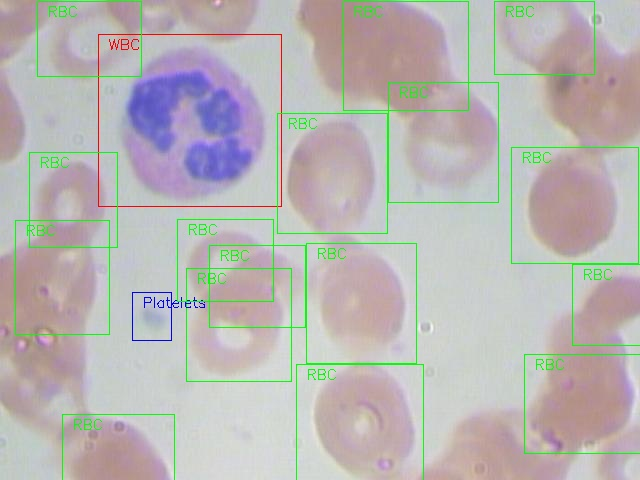
#> input picture data/example.jpg, 640 x 480 px
$ python method3_hsv.py ../data/example.jpg
#> lines starting #> are read from the running program, lines starting #| are printed output that depends on the picture; after the words box and inside, x2 and y2 are one past the last pixel; in counts of white or black regions, pixels touching at a corner belong together
#> in run, img_bgr is the input picture: shape (480, 640, 3); mean B, G, R 180.5, 182.2, 185.2
import cv2
import numpy as np
import os

def segment_rbc(img_bgr):

    img_hsv = cv2.cvtColor(img_bgr, cv2.COLOR_BGR2HSV)
#> img_hsv: shape (480, 640, 3); mean H, S, V 86.2, 31.4, 196.5

    lower1 = np.array([0, 50, 50], dtype=np.uint8)
    upper1 = np.array([10, 255, 255], dtype=np.uint8)
    lower2 = np.array([160, 50, 50], dtype=np.uint8)
    upper2 = np.array([180, 255, 255], dtype=np.uint8)

    mask1 = cv2.inRange(img_hsv, lower1, upper1)
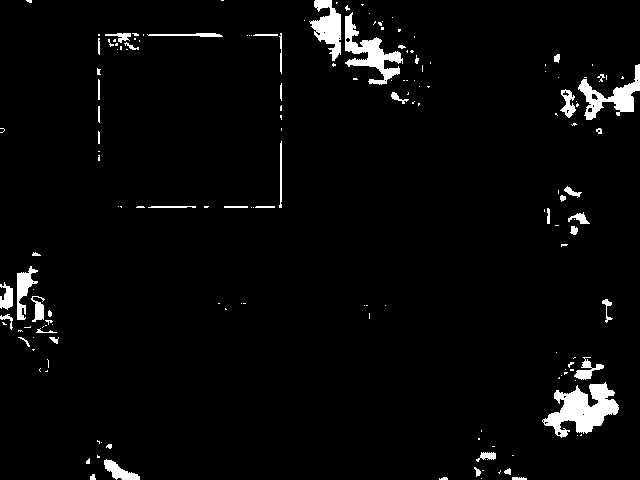
#> mask1: shape (480, 640); 3.3% white; 164 white regions (114 under 20 px), largest, box (x1, y1, x2, y2) and area: (542, 382, 619, 438) 2175, (345, 12, 403, 85) 1430, (578, 64, 640, 120) 1190
    mask2 = cv2.inRange(img_hsv, lower2, upper2)
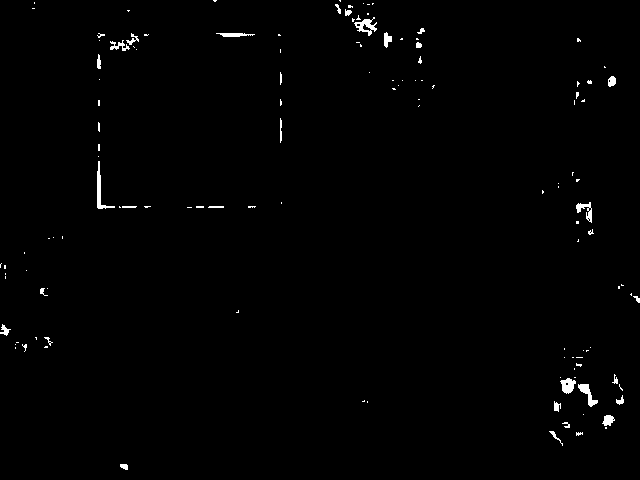
#> mask2: shape (480, 640); 0.84% white; 128 white regions (98 under 20 px), largest, box (x1, y1, x2, y2) and area: (97, 161, 115, 209) 203, (354, 17, 377, 36) 185, (578, 384, 598, 407) 171
    mask = cv2.bitwise_or(mask1, mask2)
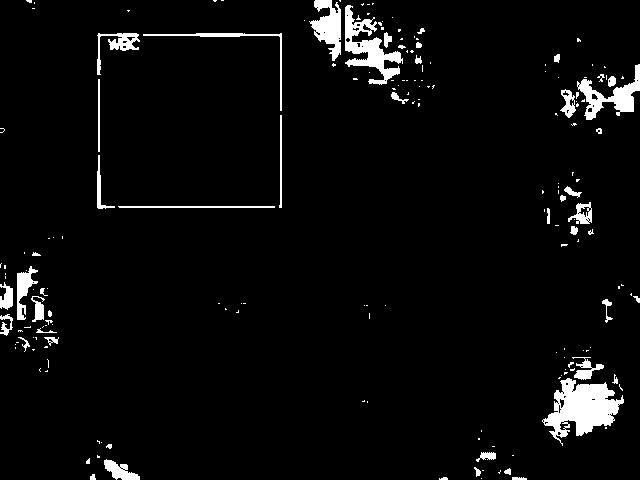
#> mask: shape (480, 640); 4.2% white; 184 white regions (136 under 20 px), largest, box (x1, y1, x2, y2) and area: (542, 378, 624, 446) 2789, (345, 5, 403, 85) 1699, (577, 64, 640, 120) 1216

    print("RBC mask created")
    return mask


def segment_wbc(img_bgr):
    """
    Segment White Blood Cells using HSV color thresholding.
    WBC appears purple/dark due to nucleus staining.
    HSV is used instead of BGR because it separates
    color (hue) from brightness, making thresholding
    more robust to lighting changes.
    """
    img_hsv = cv2.cvtColor(img_bgr, cv2.COLOR_BGR2HSV)

    lower = np.array([125, 30, 30], dtype=np.uint8)
    upper = np.array([160, 255, 200], dtype=np.uint8)

    mask = cv2.inRange(img_hsv, lower, upper)
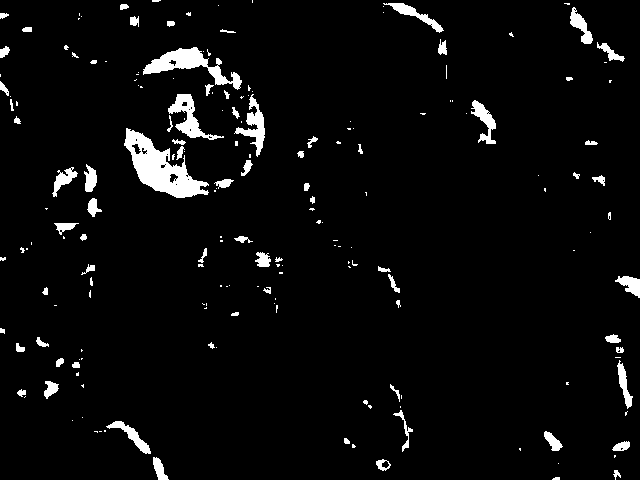
#> mask: shape (480, 640); 4.2% white; 189 white regions (113 under 20 px), largest, box (x1, y1, x2, y2) and area: (124, 128, 209, 198) 2486, (143, 47, 242, 90) 1370, (168, 94, 224, 140) 798

    print("WBC mask created")
    return mask


def combine_masks(rbc_mask, wbc_mask):

    combined = np.zeros_like(rbc_mask)
    combined[rbc_mask > 0] = 100
    combined[wbc_mask > 0] = 200

    print("Masks combined: 0=background, 100=RBC, 200=WBC")
    return combined


def run(img_path):

    img_bgr = cv2.imread(img_path)

    if img_bgr is None:
        raise FileNotFoundError(f"Image not found: {img_path}")

    rbc_mask = segment_rbc(img_bgr)
    wbc_mask = segment_wbc(img_bgr)
    mask = combine_masks(rbc_mask, wbc_mask)
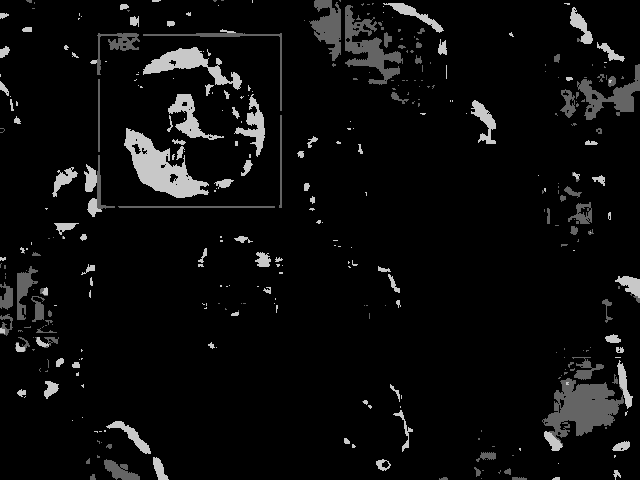
#> mask: shape (480, 640); min 0, max 200, mean 12.5

    overlay = img_bgr.copy()
    overlay[mask == 100] = [0, 0, 255]
    overlay[mask == 200] = [255, 0, 0]
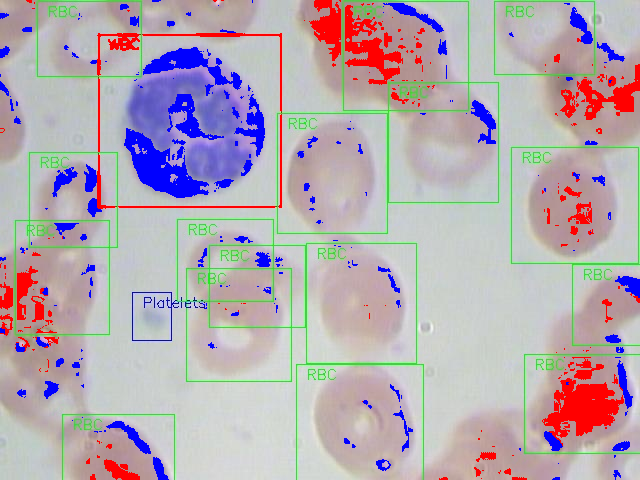
#> overlay: shape (480, 640, 3); mean B, G, R 177.6, 169.9, 180.9

    os.makedirs("results", exist_ok=True)
    saved = cv2.imwrite("results/method3_hsv_result.jpg", overlay)
    if not saved:
        print("Warning: Failed to save result image.")

    print("Method 3 complete. Result saved.")
    return mask


if __name__ == "__main__":
    import sys
    mask = run(sys.argv[1])
    print(f"Output mask shape: {mask.shape}")
#| Output mask shape: (480, 640)
    unique = [int(v) for v in set(mask.flatten())]
#> unique = [0, 100, 200]
    print(f"Unique values (0=bg, 100=RBC, 200=WBC): {unique}")
#| Unique values (0=bg, 100=RBC, 200=WBC): [0, 100, 200]
